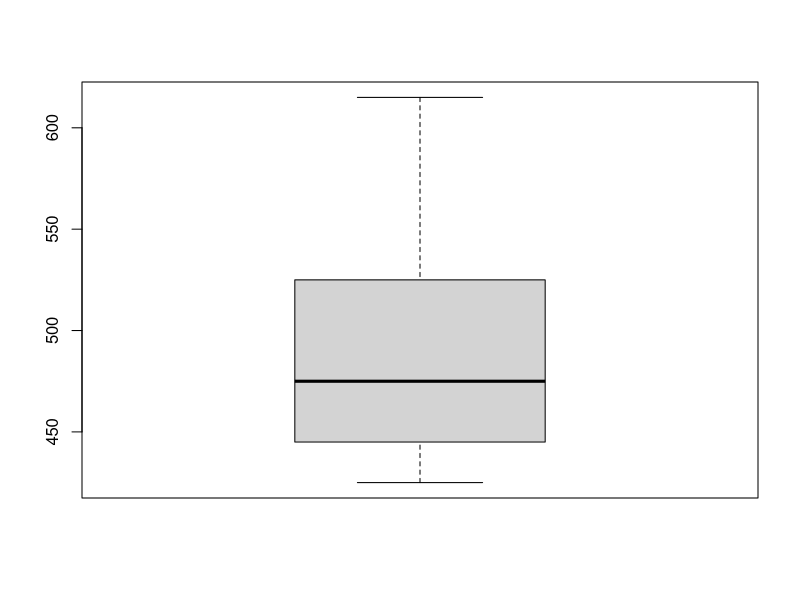
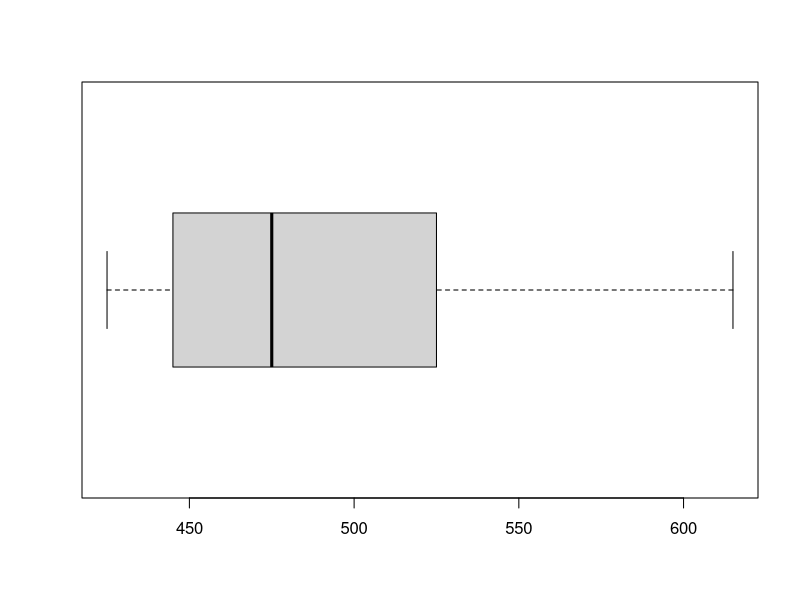
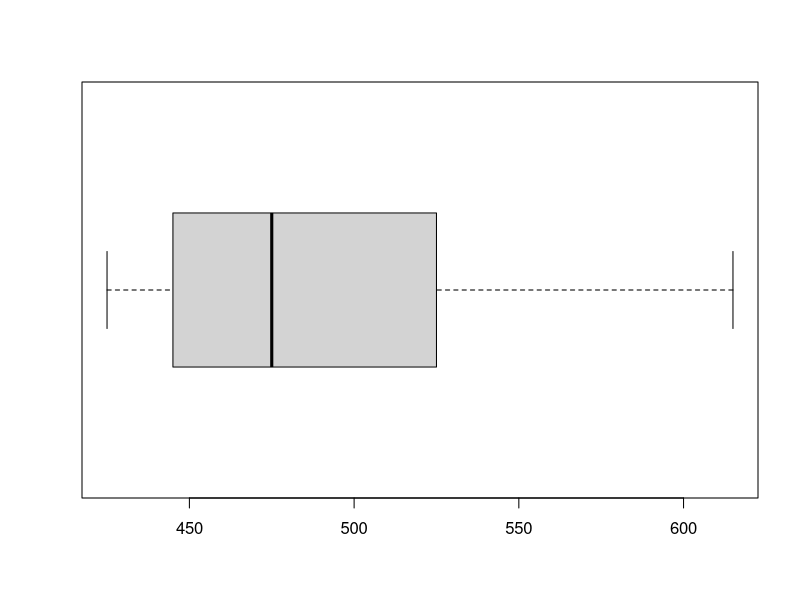
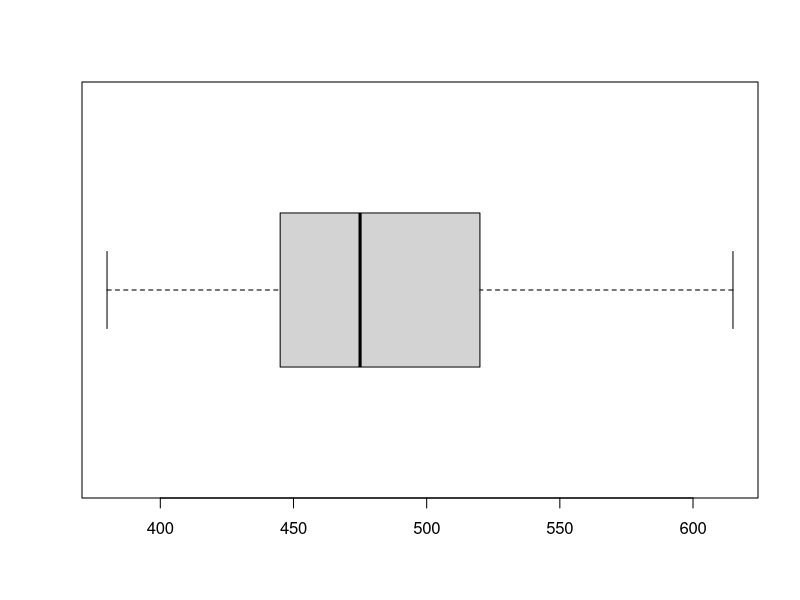
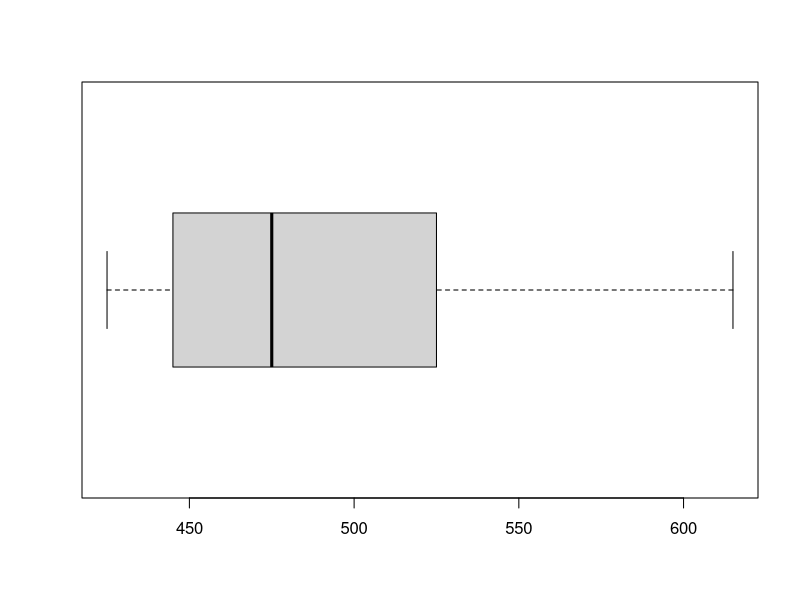
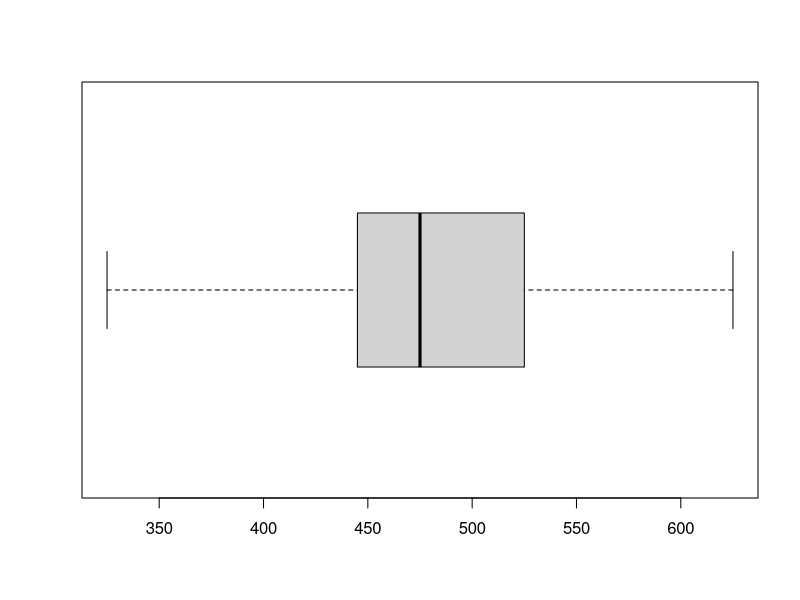
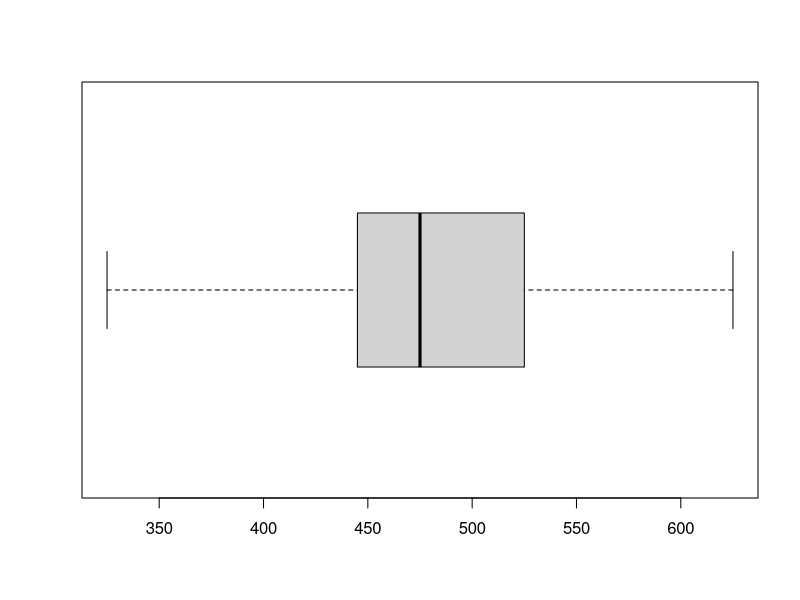
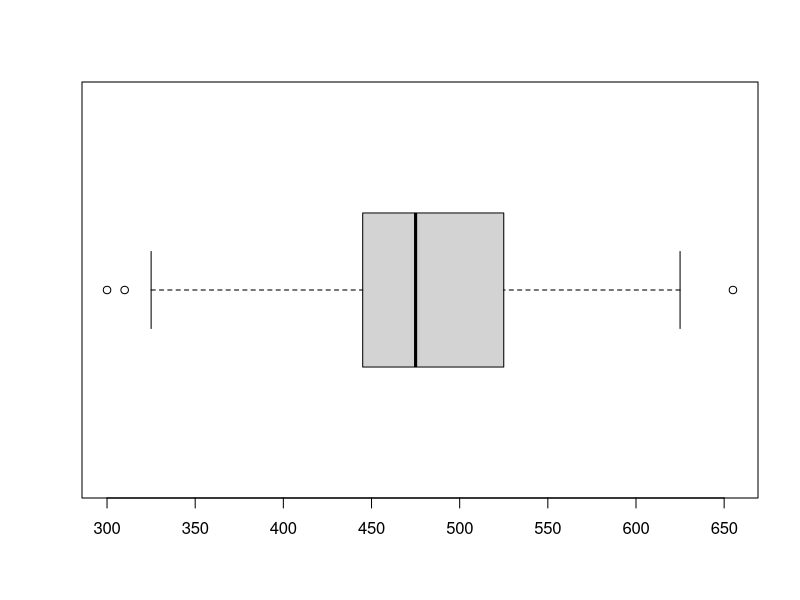

Write the R code that produced these figures, in order.
f1 <- c(425, 430, 430, 435, 435, 435, 435, 435, 440, 440)
f2 <- c(440, 440, 440, 445, 445, 445, 445, 445, 450, 450)
f3 <- c(450, 450, 450, 450, 450, 460, 460, 460, 465, 465)
f4 <- c(465, 470, 470, 472, 475, 475, 475, 480, 480, 480)
f5 <- c(480, 485, 490, 490, 490, 500, 500, 500, 500, 510)
f6 <- c(510, 515, 525, 525, 525, 535, 549, 550, 570, 570)
f7 <- c(575, 575, 580, 590, 600, 600, 600, 600, 615, 615)

deptos <- c(f1, f2, f3, f4, f5, f6, f7)

d5 <- fivenum(deptos)
d5
q3 <- d5[4]
q1 <- d5[2]

riq_box <- q3 - q1
riq_box
bigote <- 1.5*riq_box
bigote_bajo <- q1 - bigote
bigote_bajo
bigote_alto <- q3 + bigote
bigote_alto

boxplot(deptos)
boxplot(deptos, horizontal = TRUE)
b1 <- boxplot(deptos, plot = FALSE)

deptos71 <- c(380, deptos)
boxplot(deptos, horizontal = TRUE)
boxplot(deptos71, horizontal = TRUE)

deptos72 <- c(325, 625, deptos)
boxplot(deptos, horizontal = TRUE)
boxplot(deptos72, horizontal = TRUE)

deptos75 <- c(300, 310, 655, deptos72)
boxplot(deptos72, horizontal = TRUE)
boxplot(deptos75, horizontal = TRUE)

deptos73 <- c(300, 310, 655, deptos)
boxplot(deptos, horizontal = TRUE)
boxplot(deptos73, horizontal = TRUE)
